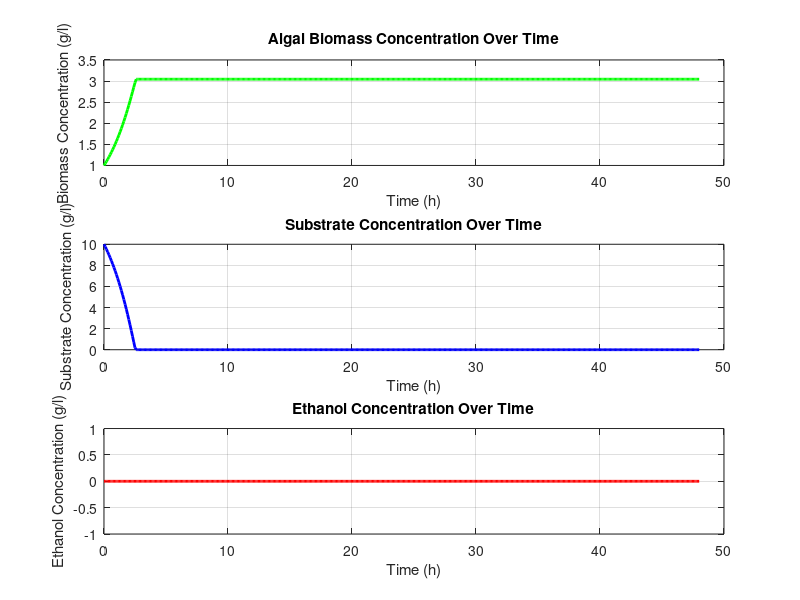

This chart was generated by the following MATLAB code:

Umax_algae = 0.5; 
Ks_algae = 0.1;   
Xmax_algae = 20;  

Umax_yeast = 0.4; 
Ks_yeast = 0.05;  
alpha = 0.1;      
beta = 0.05;      


X_algae = 1;      
S = 10;          
P = 0;            
time = 0;        


dt = 0.1;         
t_end = 48;       
time_vector = 0:dt:t_end; 


X_algae_array = zeros(size(time_vector));
S_array = zeros(size(time_vector));
P_array = zeros(size(time_vector));


for i = 1:length(time_vector)
    X_algae_array(i) = X_algae;
    S_array(i) = S;
    P_array(i) = P;
   
    u_algae = Umax_algae * (S / (Ks_algae + S));
    
 
    dX_algae = u_algae * X_algae * (1 - (X_algae / Xmax_algae));
    X_algae = X_algae + dX_algae * dt;
    
   
    S_consumed = 0.5 * dX_algae; 
    S = S - S_consumed;
    
    if S < 0
        S = 0;
    end
    
    if P > 0 
        u_yeast = Umax_yeast * (S / (Ks_yeast + S));
        
      
        dX_yeast = u_yeast * (S / (Ks_yeast + S)); 
        X_yeast = dX_yeast * dt; 
        dP = alpha * dX_yeast + beta * X_yeast;
        P = P + dP * dt;
    end
    
    time = time + dt;
end

figure;
subplot(3,1,1);
plot(time_vector, X_algae_array, 'g', 'LineWidth', 2);
title('Algal Biomass Concentration Over Time');
xlabel('Time (h)');
ylabel('Biomass Concentration (g/l)');
grid on;

subplot(3,1,2);
plot(time_vector, S_array, 'b', 'LineWidth', 2);
title('Substrate Concentration Over Time');
xlabel('Time (h)');
ylabel('Substrate Concentration (g/l)');
grid on;

subplot(3,1,3);
plot(time_vector, P_array, 'r', 'LineWidth', 2);
title('Ethanol Concentration Over Time');
xlabel('Time (h)');
ylabel('Ethanol Concentration (g/l)');
grid on;

disp(['Final Algal Biomass: ', num2str(X_algae)]);
disp(['Final Substrate Concentration: ', num2str(S)]);
disp(['Final Ethanol Concentration: ', num2str(P)]);